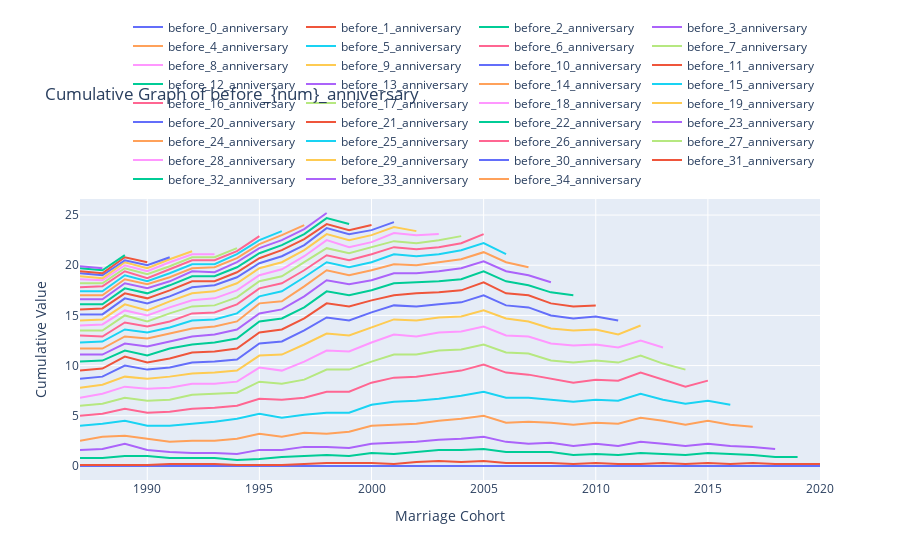

Source (notebook cell):
### Code cell
# Create a figure
fig = go.Figure()

# Add trace for each "before_{num}_anniversary" column
for column in df.columns[1:]:
    fig.add_trace(go.Scatter(x=df.marriage_cohort, y=df[column], mode='lines', name=column))

# Update layout
fig.update_layout(
    title="Cumulative Graph of before_{num}_anniversary",
    xaxis_title="Marriage Cohort",
    yaxis_title="Cumulative Value",
    showlegend=True,
    legend=dict(orientation="h", yanchor="bottom", y=1.02, xanchor="right", x=1),
    hovermode="x"
)

# Show the plot
fig.show()

### Figure 1 — Plotly figure (JSON) as saved in the notebook; plotly's stock layout.template omitted (floating-point values rounded to 4 significant figures)
{"data": [{"mode": "lines", "name": "before_0_anniversary", "type": "scatter", "x": [1987, 1988, 1989, 1990, 1991, 1992, 1993, 1994, 1995, 1996, 1997, 1998, 1999, 2000, 2001, 2002, 2003, 2004, 2005, 2006, 2007, 2008, 2009, 2010, 2011, 2012, 2013, 2014, 2015, 2016, 2017, 2018, 2019, 2020], "y": [0, 0, 0, 0, 0, 0, 0, 0, 0, 0, 0, 0, 0, 0, 0, 0, 0, 0, 0, 0, 0, 0, 0, 0, 0, 0, 0, 0, 0, 0, 0, 0, 0, 0]}, {"mode": "lines", "name": "before_1_anniversary", "type": "scatter", "x": [1987, 1988, 1989, 1990, 1991, 1992, 1993, 1994, 1995, 1996, 1997, 1998, 1999, 2000, 2001, 2002, 2003, 2004, 2005, 2006, 2007, 2008, 2009, 2010, 2011, 2012, 2013, 2014, 2015, 2016, 2017, 2018, 2019, 2020], "y": [0.1, 0.1, 0.1, 0.1, 0.2, 0.2, 0.2, 0.1, 0.1, 0.1, 0.2, 0.3, 0.3, 0.3, 0.2, 0.4, 0.5, 0.4, 0.5, 0.3, 0.3, 0.3, 0.2, 0.3, 0.2, 0.2, 0.3, 0.2, 0.3, 0.2, 0.3, 0.2, 0.2, 0.2]}, {"mode": "lines", "name": "before_2_anniversary", "type": "scatter", "x": [1987, 1988, 1989, 1990, 1991, 1992, 1993, 1994, 1995, 1996, 1997, 1998, 1999, 2000, 2001, 2002, 2003, 2004, 2005, 2006, 2007, 2008, 2009, 2010, 2011, 2012, 2013, 2014, 2015, 2016, 2017, 2018, 2019, 2020], "y": [0.8, 0.8, 1, 1, 0.8, 0.8, 0.8, 0.6, 0.7, 0.9, 1, 1.1, 1, 1.3, 1.2, 1.4, 1.6, 1.6, 1.7, 1.4, 1.4, 1.4, 1.1, 1.2, 1.1, 1.3, 1.2, 1.1, 1.3, 1.2, 1.1, 0.9, 0.9, null]}, {"mode": "lines", "name": "before_3_anniversary", "type": "scatter", "x": [1987, 1988, 1989, 1990, 1991, 1992, 1993, 1994, 1995, 1996, 1997, 1998, 1999, 2000, 2001, 2002, 2003, 2004, 2005, 2006, 2007, 2008, 2009, 2010, 2011, 2012, 2013, 2014, 2015, 2016, 2017, 2018, 2019, 2020], "y": [1.6, 1.7, 2.2, 1.6, 1.4, 1.3, 1.3, 1.2, 1.6, 1.6, 1.9, 1.9, 1.8, 2.2, 2.3, 2.4, 2.6, 2.7, 2.9, 2.4, 2.2, 2.3, 2, 2.2, 2, 2.4, 2.2, 2, 2.2, 2, 1.9, 1.7, null, null]}, {"mode": "lines", "name": "before_4_anniversary", "type": "scatter", "x": [1987, 1988, 1989, 1990, 1991, 1992, 1993, 1994, 1995, 1996, 1997, 1998, 1999, 2000, 2001, 2002, 2003, 2004, 2005, 2006, 2007, 2008, 2009, 2010, 2011, 2012, 2013, 2014, 2015, 2016, 2017, 2018, 2019, 2020], "y": [2.5, 2.9, 3, 2.7, 2.4, 2.5, 2.5, 2.7, 3.2, 2.9, 3.3, 3.2, 3.4, 4, 4.1, 4.2, 4.5, 4.7, 5, 4.3, 4.4, 4.3, 4.1, 4.3, 4.2, 4.8, 4.5, 4.1, 4.5, 4.1, 3.9, null, null, null]}, {"mode": "lines", "name": "before_5_anniversary", "type": "scatter", "x": [1987, 1988, 1989, 1990, 1991, 1992, 1993, 1994, 1995, 1996, 1997, 1998, 1999, 2000, 2001, 2002, 2003, 2004, 2005, 2006, 2007, 2008, 2009, 2010, 2011, 2012, 2013, 2014, 2015, 2016, 2017, 2018, 2019, 2020], "y": [4, 4.2, 4.5, 4, 4, 4.2, 4.4, 4.7, 5.2, 4.8, 5.1, 5.3, 5.3, 6.1, 6.4, 6.5, 6.7, 7, 7.4, 6.8, 6.8, 6.6, 6.4, 6.6, 6.5, 7.2, 6.6, 6.2, 6.5, 6.1, null, null, null, null]}, {"mode": "lines", "name": "before_6_anniversary", "type": "scatter", "x": [1987, 1988, 1989, 1990, 1991, 1992, 1993, 1994, 1995, 1996, 1997, 1998, 1999, 2000, 2001, 2002, 2003, 2004, 2005, 2006, 2007, 2008, 2009, 2010, 2011, 2012, 2013, 2014, 2015, 2016, 2017, 2018, 2019, 2020], "y": [5, 5.2, 5.7, 5.3, 5.4, 5.7, 5.8, 6, 6.7, 6.6, 6.8, 7.4, 7.4, 8.3, 8.8, 8.9, 9.2, 9.5, 10.1, 9.3, 9.1, 8.7, 8.3, 8.6, 8.5, 9.3, 8.6, 7.9, 8.5, null, null, null, null, null]}, {"mode": "lines", "name": "before_7_anniversary", "type": "scatter", "x": [1987, 1988, 1989, 1990, 1991, 1992, 1993, 1994, 1995, 1996, 1997, 1998, 1999, 2000, 2001, 2002, 2003, 2004, 2005, 2006, 2007, 2008, 2009, 2010, 2011, 2012, 2013, 2014, 2015, 2016, 2017, 2018, 2019, 2020], "y": [6, 6.2, 6.8, 6.5, 6.6, 7.1, 7.2, 7.3, 8.4, 8.2, 8.6, 9.6, 9.6, 10.4, 11.1, 11.1, 11.5, 11.6, 12.1, 11.3, 11.2, 10.5, 10.3, 10.5, 10.3, 11, 10.2, 9.6, null, null, null, null, null, null]}, {"mode": "lines", "name": "before_8_anniversary", "type": "scatter", "x": [1987, 1988, 1989, 1990, 1991, 1992, 1993, 1994, 1995, 1996, 1997, 1998, 1999, 2000, 2001, 2002, 2003, 2004, 2005, 2006, 2007, 2008, 2009, 2010, 2011, 2012, 2013, 2014, 2015, 2016, 2017, 2018, 2019, 2020], "y": [6.8, 7.2, 7.9, 7.7, 7.8, 8.2, 8.2, 8.4, 9.8, 9.5, 10.4, 11.5, 11.4, 12.3, 13.1, 12.9, 13.3, 13.4, 13.9, 13, 12.9, 12.2, 12, 12.1, 11.8, 12.5, 11.8, null, null, null, null, null, null, null]}, {"mode": "lines", "name": "before_9_anniversary", "type": "scatter", "x": [1987, 1988, 1989, 1990, 1991, 1992, 1993, 1994, 1995, 1996, 1997, 1998, 1999, 2000, 2001, 2002, 2003, 2004, 2005, 2006, 2007, 2008, 2009, 2010, 2011, 2012, 2013, 2014, 2015, 2016, 2017, 2018, 2019, 2020], "y": [7.8, 8.1, 8.9, 8.7, 8.9, 9.2, 9.3, 9.5, 11, 11.1, 12.1, 13.2, 13, 13.8, 14.6, 14.5, 14.8, 14.9, 15.5, 14.7, 14.4, 13.7, 13.5, 13.6, 13.1, 14, null, null, null, null, null, null, null, null]}, {"mode": "lines", "name": "before_10_anniversary", "type": "scatter", "x": [1987, 1988, 1989, 1990, 1991, 1992, 1993, 1994, 1995, 1996, 1997, 1998, 1999, 2000, 2001, 2002, 2003, 2004, 2005, 2006, 2007, 2008, 2009, 2010, 2011, 2012, 2013, 2014, 2015, 2016, 2017, 2018, 2019, 2020], "y": [8.7, 8.9, 10, 9.6, 9.8, 10.3, 10.4, 10.6, 12.2, 12.4, 13.5, 14.8, 14.5, 15.3, 16, 15.9, 16.1, 16.3, 17, 16, 15.8, 15, 14.7, 14.9, 14.5, null, null, null, null, null, null, null, null, null]}, {"mode": "lines", "name": "before_11_anniversary", "type": "scatter", "x": [1987, 1988, 1989, 1990, 1991, 1992, 1993, 1994, 1995, 1996, 1997, 1998, 1999, 2000, 2001, 2002, 2003, 2004, 2005, 2006, 2007, 2008, 2009, 2010, 2011, 2012, 2013, 2014, 2015, 2016, 2017, 2018, 2019, 2020], "y": [9.5, 9.7, 10.9, 10.3, 10.7, 11.3, 11.4, 11.7, 13.3, 13.6, 14.7, 16.2, 15.9, 16.5, 17, 17.2, 17.3, 17.5, 18.3, 17.2, 17, 16.2, 15.9, 16, null, null, null, null, null, null, null, null, null, null]}, {"mode": "lines", "name": "before_12_anniversary", "type": "scatter", "x": [1987, 1988, 1989, 1990, 1991, 1992, 1993, 1994, 1995, 1996, 1997, 1998, 1999, 2000, 2001, 2002, 2003, 2004, 2005, 2006, 2007, 2008, 2009, 2010, 2011, 2012, 2013, 2014, 2015, 2016, 2017, 2018, 2019, 2020], "y": [10.4, 10.5, 11.5, 11, 11.7, 12.1, 12.3, 12.7, 14.4, 14.7, 15.8, 17.4, 17, 17.5, 18.2, 18.3, 18.4, 18.6, 19.4, 18.4, 18, 17.3, 17, null, null, null, null, null, null, null, null, null, null, null]}, {"mode": "lines", "name": "before_13_anniversary", "type": "scatter", "x": [1987, 1988, 1989, 1990, 1991, 1992, 1993, 1994, 1995, 1996, 1997, 1998, 1999, 2000, 2001, 2002, 2003, 2004, 2005, 2006, 2007, 2008, 2009, 2010, 2011, 2012, 2013, 2014, 2015, 2016, 2017, 2018, 2019, 2020], "y": [11.1, 11.1, 12.2, 11.9, 12.4, 12.9, 13.1, 13.6, 15.2, 15.6, 16.9, 18.5, 18.1, 18.5, 19.2, 19.2, 19.4, 19.7, 20.4, 19.4, 19, 18.3, null, null, null, null, null, null, null, null, null, null, null, null]}, {"mode": "lines", "name": "before_14_anniversary", "type": "scatter", "x": [1987, 1988, 1989, 1990, 1991, 1992, 1993, 1994, 1995, 1996, 1997, 1998, 1999, 2000, 2001, 2002, 2003, 2004, 2005, 2006, 2007, 2008, 2009, 2010, 2011, 2012, 2013, 2014, 2015, 2016, 2017, 2018, 2019, 2020], "y": [11.7, 11.7, 12.9, 12.7, 13.2, 13.7, 13.9, 14.4, 16.2, 16.4, 17.9, 19.5, 19, 19.5, 20.1, 20, 20.3, 20.6, 21.3, 20.3, 19.8, null, null, null, null, null, null, null, null, null, null, null, null, null]}, {"mode": "lines", "name": "before_15_anniversary", "type": "scatter", "x": [1987, 1988, 1989, 1990, 1991, 1992, 1993, 1994, 1995, 1996, 1997, 1998, 1999, 2000, 2001, 2002, 2003, 2004, 2005, 2006, 2007, 2008, 2009, 2010, 2011, 2012, 2013, 2014, 2015, 2016, 2017, 2018, 2019, 2020], "y": [12.3, 12.4, 13.6, 13.3, 13.8, 14.5, 14.6, 15.2, 16.9, 17.4, 18.8, 20.3, 19.8, 20.3, 21.1, 20.9, 21.1, 21.5, 22.2, 21.1, null, null, null, null, null, null, null, null, null, null, null, null, null, null]}, {"mode": "lines", "name": "before_16_anniversary", "type": "scatter", "x": [1987, 1988, 1989, 1990, 1991, 1992, 1993, 1994, 1995, 1996, 1997, 1998, 1999, 2000, 2001, 2002, 2003, 2004, 2005, 2006, 2007, 2008, 2009, 2010, 2011, 2012, 2013, 2014, 2015, 2016, 2017, 2018, 2019, 2020], "y": [13, 12.9, 14.3, 13.9, 14.4, 15.2, 15.3, 16.1, 17.7, 18.2, 19.5, 21, 20.5, 21.1, 21.8, 21.6, 21.8, 22.2, 23.1, null, null, null, null, null, null, null, null, null, null, null, null, null, null, null]}, {"mode": "lines", "name": "before_17_anniversary", "type": "scatter", "x": [1987, 1988, 1989, 1990, 1991, 1992, 1993, 1994, 1995, 1996, 1997, 1998, 1999, 2000, 2001, 2002, 2003, 2004, 2005, 2006, 2007, 2008, 2009, 2010, 2011, 2012, 2013, 2014, 2015, 2016, 2017, 2018, 2019, 2020], "y": [13.5, 13.5, 15, 14.4, 15.2, 15.9, 16, 16.8, 18.4, 18.9, 20.3, 21.7, 21.2, 21.8, 22.4, 22.2, 22.5, 22.9, null, null, null, null, null, null, null, null, null, null, null, null, null, null, null, null]}, {"mode": "lines", "name": "before_18_anniversary", "type": "scatter", "x": [1987, 1988, 1989, 1990, 1991, 1992, 1993, 1994, 1995, 1996, 1997, 1998, 1999, 2000, 2001, 2002, 2003, 2004, 2005, 2006, 2007, 2008, 2009, 2010, 2011, 2012, 2013, 2014, 2015, 2016, 2017, 2018, 2019, 2020], "y": [14, 14.1, 15.5, 15, 15.8, 16.5, 16.7, 17.5, 19, 19.6, 20.9, 22.5, 21.8, 22.3, 23.2, 23, 23.1, null, null, null, null, null, null, null, null, null, null, null, null, null, null, null, null, null]}, {"mode": "lines", "name": "before_19_anniversary", "type": "scatter", "x": [1987, 1988, 1989, 1990, 1991, 1992, 1993, 1994, 1995, 1996, 1997, 1998, 1999, 2000, 2001, 2002, 2003, 2004, 2005, 2006, 2007, 2008, 2009, 2010, 2011, 2012, 2013, 2014, 2015, 2016, 2017, 2018, 2019, 2020], "y": [14.5, 14.6, 16.1, 15.5, 16.4, 17.2, 17.4, 18.2, 19.7, 20.3, 21.5, 23.1, 22.5, 23, 23.8, 23.4, null, null, null, null, null, null, null, null, null, null, null, null, null, null, null, null, null, null]}, {"mode": "lines", "name": "before_20_anniversary", "type": "scatter", "x": [1987, 1988, 1989, 1990, 1991, 1992, 1993, 1994, 1995, 1996, 1997, 1998, 1999, 2000, 2001, 2002, 2003, 2004, 2005, 2006, 2007, 2008, 2009, 2010, 2011, 2012, 2013, 2014, 2015, 2016, 2017, 2018, 2019, 2020], "y": [15.1, 15.1, 16.7, 16.2, 16.9, 17.8, 18, 18.8, 20.2, 20.9, 22, 23.7, 23.1, 23.5, 24.3, null, null, null, null, null, null, null, null, null, null, null, null, null, null, null, null, null, null, null]}, {"mode": "lines", "name": "before_21_anniversary", "type": "scatter", "x": [1987, 1988, 1989, 1990, 1991, 1992, 1993, 1994, 1995, 1996, 1997, 1998, 1999, 2000, 2001, 2002, 2003, 2004, 2005, 2006, 2007, 2008, 2009, 2010, 2011, 2012, 2013, 2014, 2015, 2016, 2017, 2018, 2019, 2020], "y": [15.6, 15.7, 17.2, 16.7, 17.5, 18.4, 18.4, 19.3, 20.7, 21.5, 22.6, 24.1, 23.5, 24, null, null, null, null, null, null, null, null, null, null, null, null, null, null, null, null, null, null, null, null]}, {"mode": "lines", "name": "before_22_anniversary", "type": "scatter", "x": [1987, 1988, 1989, 1990, 1991, 1992, 1993, 1994, 1995, 1996, 1997, 1998, 1999, 2000, 2001, 2002, 2003, 2004, 2005, 2006, 2007, 2008, 2009, 2010, 2011, 2012, 2013, 2014, 2015, 2016, 2017, 2018, 2019, 2020], "y": [16.1, 16.1, 17.7, 17.2, 18, 18.9, 18.9, 19.8, 21.2, 22, 23.1, 24.7, 24.1, null, null, null, null, null, null, null, null, null, null, null, null, null, null, null, null, null, null, null, null, null]}, {"mode": "lines", "name": "before_23_anniversary", "type": "scatter", "x": [1987, 1988, 1989, 1990, 1991, 1992, 1993, 1994, 1995, 1996, 1997, 1998, 1999, 2000, 2001, 2002, 2003, 2004, 2005, 2006, 2007, 2008, 2009, 2010, 2011, 2012, 2013, 2014, 2015, 2016, 2017, 2018, 2019, 2020], "y": [16.6, 16.6, 18.2, 17.7, 18.4, 19.4, 19.3, 20.3, 21.7, 22.5, 23.6, 25.2, null, null, null, null, null, null, null, null, null, null, null, null, null, null, null, null, null, null, null, null, null, null]}, {"mode": "lines", "name": "before_24_anniversary", "type": "scatter", "x": [1987, 1988, 1989, 1990, 1991, 1992, 1993, 1994, 1995, 1996, 1997, 1998, 1999, 2000, 2001, 2002, 2003, 2004, 2005, 2006, 2007, 2008, 2009, 2010, 2011, 2012, 2013, 2014, 2015, 2016, 2017, 2018, 2019, 2020], "y": [17, 17, 18.6, 18.1, 18.8, 19.7, 19.8, 20.7, 22.1, 23, 24, null, null, null, null, null, null, null, null, null, null, null, null, null, null, null, null, null, null, null, null, null, null, null]}, {"mode": "lines", "name": "before_25_anniversary", "type": "scatter", "x": [1987, 1988, 1989, 1990, 1991, 1992, 1993, 1994, 1995, 1996, 1997, 1998, 1999, 2000, 2001, 2002, 2003, 2004, 2005, 2006, 2007, 2008, 2009, 2010, 2011, 2012, 2013, 2014, 2015, 2016, 2017, 2018, 2019, 2020], "y": [17.4, 17.4, 19, 18.4, 19.2, 20.1, 20.1, 21.1, 22.5, 23.4, null, null, null, null, null, null, null, null, null, null, null, null, null, null, null, null, null, null, null, null, null, null, null, null]}, {"mode": "lines", "name": "before_26_anniversary", "type": "scatter", "x": [1987, 1988, 1989, 1990, 1991, 1992, 1993, 1994, 1995, 1996, 1997, 1998, 1999, 2000, 2001, 2002, 2003, 2004, 2005, 2006, 2007, 2008, 2009, 2010, 2011, 2012, 2013, 2014, 2015, 2016, 2017, 2018, 2019, 2020], "y": [17.8, 17.9, 19.4, 18.7, 19.6, 20.5, 20.5, 21.4, 22.9, null, null, null, null, null, null, null, null, null, null, null, null, null, null, null, null, null, null, null, null, null, null, null, null, null]}, {"mode": "lines", "name": "before_27_anniversary", "type": "scatter", "x": [1987, 1988, 1989, 1990, 1991, 1992, 1993, 1994, 1995, 1996, 1997, 1998, 1999, 2000, 2001, 2002, 2003, 2004, 2005, 2006, 2007, 2008, 2009, 2010, 2011, 2012, 2013, 2014, 2015, 2016, 2017, 2018, 2019, 2020], "y": [18.2, 18.2, 19.7, 19.1, 19.9, 20.8, 20.8, 21.7, null, null, null, null, null, null, null, null, null, null, null, null, null, null, null, null, null, null, null, null, null, null, null, null, null, null]}, {"mode": "lines", "name": "before_28_anniversary", "type": "scatter", "x": [1987, 1988, 1989, 1990, 1991, 1992, 1993, 1994, 1995, 1996, 1997, 1998, 1999, 2000, 2001, 2002, 2003, 2004, 2005, 2006, 2007, 2008, 2009, 2010, 2011, 2012, 2013, 2014, 2015, 2016, 2017, 2018, 2019, 2020], "y": [18.6, 18.5, 20, 19.4, 20.3, 21.1, 21.1, null, null, null, null, null, null, null, null, null, null, null, null, null, null, null, null, null, null, null, null, null, null, null, null, null, null, null]}, {"mode": "lines", "name": "before_29_anniversary", "type": "scatter", "x": [1987, 1988, 1989, 1990, 1991, 1992, 1993, 1994, 1995, 1996, 1997, 1998, 1999, 2000, 2001, 2002, 2003, 2004, 2005, 2006, 2007, 2008, 2009, 2010, 2011, 2012, 2013, 2014, 2015, 2016, 2017, 2018, 2019, 2020], "y": [18.9, 18.7, 20.3, 19.7, 20.6, 21.4, null, null, null, null, null, null, null, null, null, null, null, null, null, null, null, null, null, null, null, null, null, null, null, null, null, null, null, null]}, {"mode": "lines", "name": "before_30_anniversary", "type": "scatter", "x": [1987, 1988, 1989, 1990, 1991, 1992, 1993, 1994, 1995, 1996, 1997, 1998, 1999, 2000, 2001, 2002, 2003, 2004, 2005, 2006, 2007, 2008, 2009, 2010, 2011, 2012, 2013, 2014, 2015, 2016, 2017, 2018, 2019, 2020], "y": [19.2, 19, 20.5, 20, 20.8, null, null, null, null, null, null, null, null, null, null, null, null, null, null, null, null, null, null, null, null, null, null, null, null, null, null, null, null, null]}, {"mode": "lines", "name": "before_31_anniversary", "type": "scatter", "x": [1987, 1988, 1989, 1990, 1991, 1992, 1993, 1994, 1995, 1996, 1997, 1998, 1999, 2000, 2001, 2002, 2003, 2004, 2005, 2006, 2007, 2008, 2009, 2010, 2011, 2012, 2013, 2014, 2015, 2016, 2017, 2018, 2019, 2020], "y": [19.4, 19.2, 20.8, 20.3, null, null, null, null, null, null, null, null, null, null, null, null, null, null, null, null, null, null, null, null, null, null, null, null, null, null, null, null, null, null]}, {"mode": "lines", "name": "before_32_anniversary", "type": "scatter", "x": [1987, 1988, 1989, 1990, 1991, 1992, 1993, 1994, 1995, 1996, 1997, 1998, 1999, 2000, 2001, 2002, 2003, 2004, 2005, 2006, 2007, 2008, 2009, 2010, 2011, 2012, 2013, 2014, 2015, 2016, 2017, 2018, 2019, 2020], "y": [19.7, 19.5, 21, null, null, null, null, null, null, null, null, null, null, null, null, null, null, null, null, null, null, null, null, null, null, null, null, null, null, null, null, null, null, null]}, {"mode": "lines", "name": "before_33_anniversary", "type": "scatter", "x": [1987, 1988, 1989, 1990, 1991, 1992, 1993, 1994, 1995, 1996, 1997, 1998, 1999, 2000, 2001, 2002, 2003, 2004, 2005, 2006, 2007, 2008, 2009, 2010, 2011, 2012, 2013, 2014, 2015, 2016, 2017, 2018, 2019, 2020], "y": [19.9, 19.7, null, null, null, null, null, null, null, null, null, null, null, null, null, null, null, null, null, null, null, null, null, null, null, null, null, null, null, null, null, null, null, null]}, {"mode": "lines", "name": "before_34_anniversary", "type": "scatter", "x": [1987, 1988, 1989, 1990, 1991, 1992, 1993, 1994, 1995, 1996, 1997, 1998, 1999, 2000, 2001, 2002, 2003, 2004, 2005, 2006, 2007, 2008, 2009, 2010, 2011, 2012, 2013, 2014, 2015, 2016, 2017, 2018, 2019, 2020], "y": [20.1, null, null, null, null, null, null, null, null, null, null, null, null, null, null, null, null, null, null, null, null, null, null, null, null, null, null, null, null, null, null, null, null, null]}], "layout": {"hovermode": "x", "legend": {"orientation": "h", "x": 1, "xanchor": "right", "y": 1.02, "yanchor": "bottom"}, "showlegend": true, "title": {"text": "Cumulative Graph of before_{num}_anniversary"}, "xaxis": {"title": {"text": "Marriage Cohort"}}, "yaxis": {"title": {"text": "Cumulative Value"}}}}
